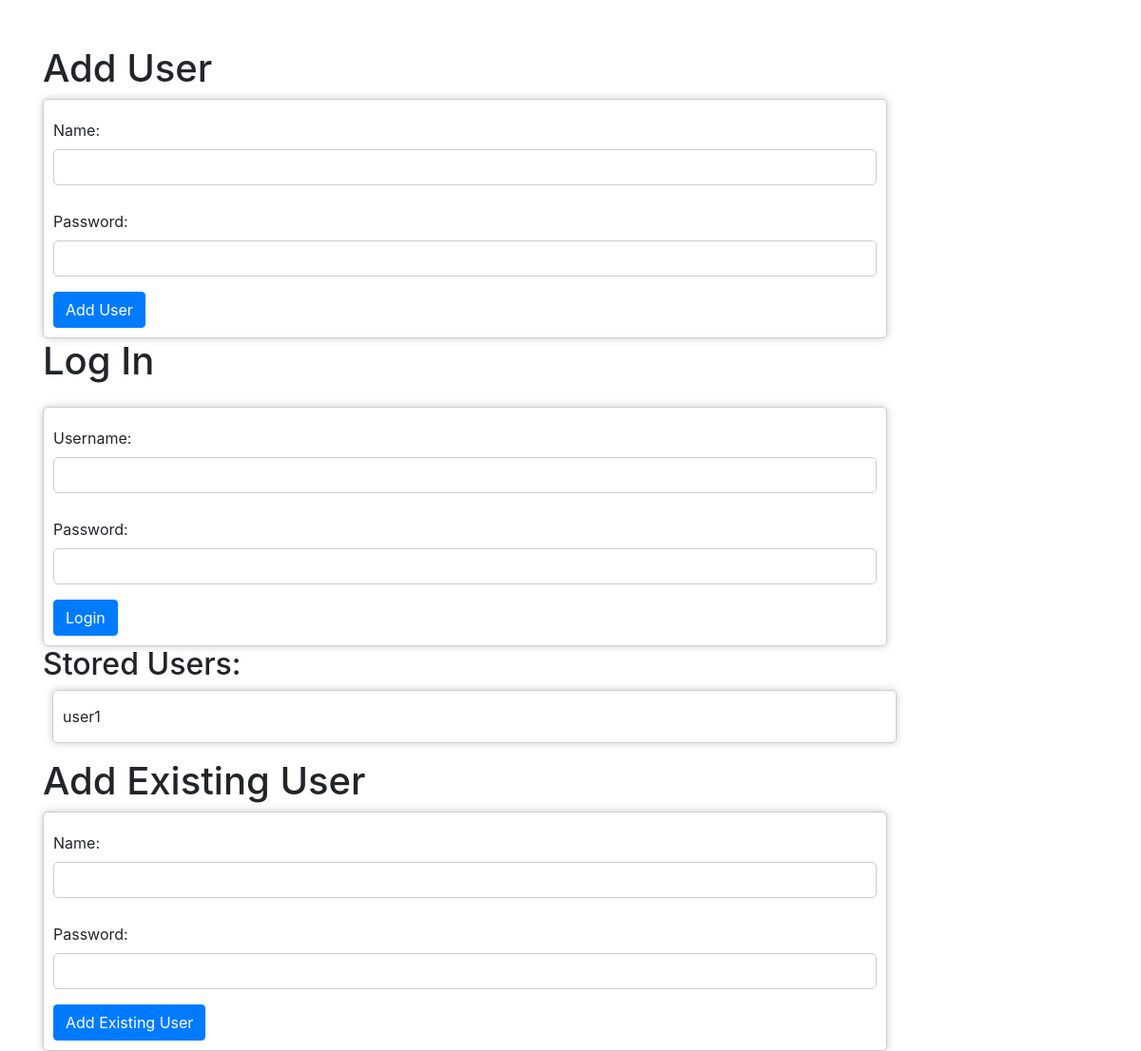
The app's page /, older data.
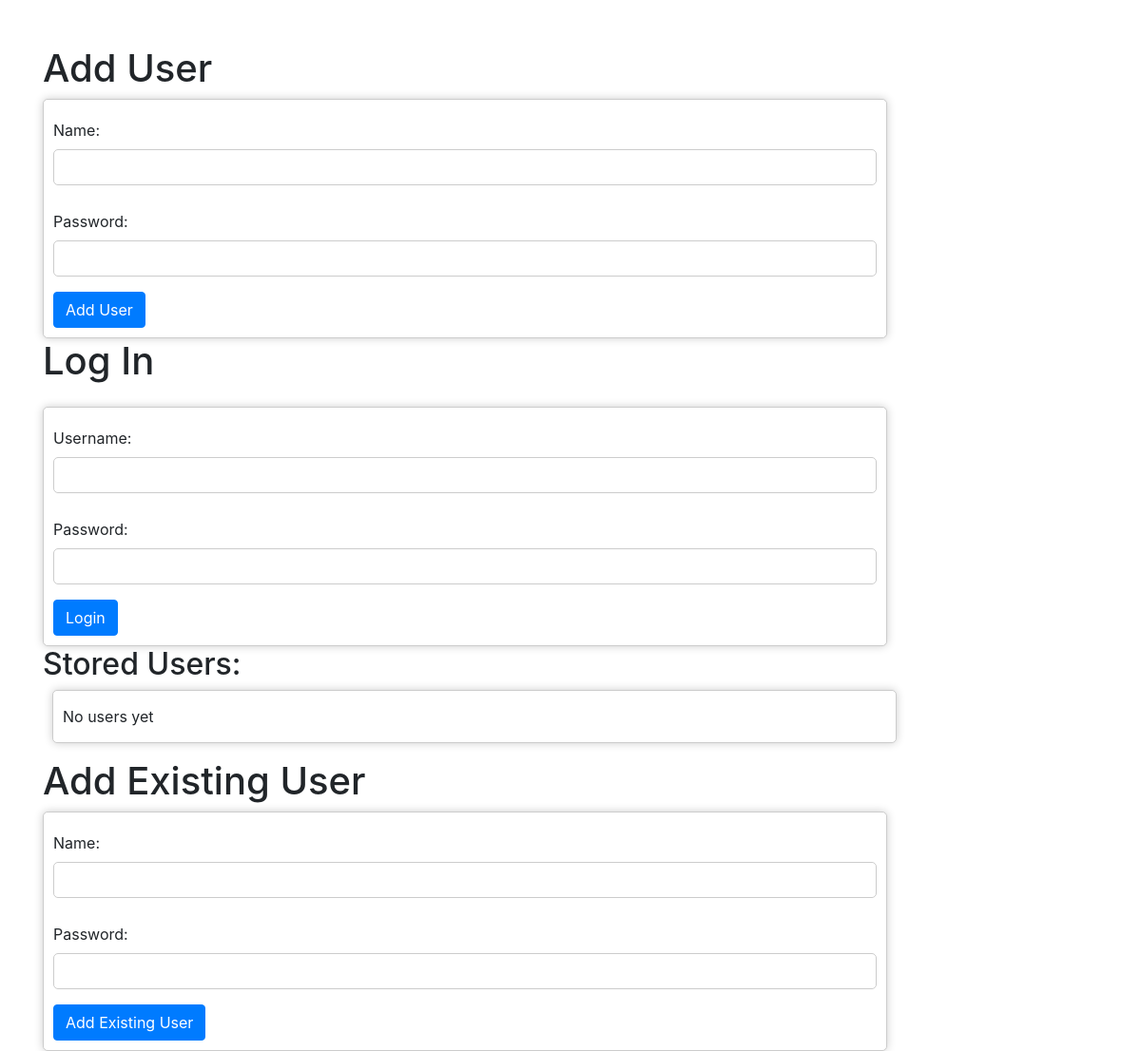
The same page, newer data.
### tables this page shows
CREATE TABLE User (
    id INTEGER PRIMARY KEY,
    name TEXT UNIQUE,
    password TEXT
);

### client.py (the view)
@app.route('/')
def index():
    return display_users()

### client.py (called while the page is built)
def get_db():
    db = getattr(g, '_database', None)
    if db is None:
        db = g._database = sqlite3.connect(DATABASE_FILE)
    return db

def get_cursor():
    return get_db().cursor()

def display_users():
    cursor = get_cursor()
    cursor.execute("SELECT name FROM User")
    users = cursor.fetchall()
    if not users:
        message = session.pop('message', '')
        return render_template('index.html', user=None,message=message)
    else:
        if 'username' in session:
            return redirect(url_for('user_page'))
        else:
            message = session.pop('message', '')
            return render_template('index.html', users=[user[0] for user in users],message = message)

### templates/index.html (shortened to what this page needs)
<!DOCTYPE html>
<html lang="en">
<head>
    <link rel="stylesheet" type="text/css" href="{{ url_for('static', filename='style.css') }}">
    <link rel="stylesheet" href="https://maxcdn.bootstrapcdn.com/bootstrap/4.5.2/css/bootstrap.min.css">
</head>
<body>
    <div class="container mt-5">
        <h1>Add User</h1>
        <form method="POST" action="/add_user">
            <div class="form-group">
                <label for="name">Name:</label>
                <input type="text" class="form-control" id="name" name="name" required>
            </div>
            <div class="form-group">
                <label for="password">Password:</label>
                <input type="password" class="form-control" id="password" name="password" required>
            </div>
            <button type="submit" class="btn btn-primary">Add User</button>
        </form>
        <h1> Log In </h1>
        <form method="POST" action="/log_in" class="mt-4">
	    <div class="form-group">
		<label for="username">Username:</label>
		<input type="text" class="form-control" id="username" name="username" required>
	    </div>
	    <div class="form-group">
		<label for="password">Password:</label>
		<input type="password" class="form-control" id="password" name="password" required>
	    </div>
	    <button type="submit" class="btn btn-primary" id="loginButton">Login</button>
	</form>
	<h2>Stored Users:</h2>
    <ul>
        {% if users %}
            {% for user in users %}
                <li>{{ user }}</li>
            {% endfor %}
        {% else %}
            <li>No users yet</li>
        {% endif %}
    </ul>
    <h1>Add Existing User</h1>
        <form method="POST" action="/add_existing_user">
            <div class="form-group">
                <label for="name">Name:</label>
                <input type="text" class="form-control" id="name" name="name" required>
            </div>
            <div class="form-group">
                <label for="password">Password:</label>
                <input type="password" class="form-control" id="password" name="password" required>
            </div>
            <button type="submit" class="btn btn-primary">Add Existing User</button>
        </form>
    </div>
</body>
</html>

Row changes from the older to the newer data that the page shows:
removed User: name "user1"
Text that changed along with them:
text now shown: "No users yet"
